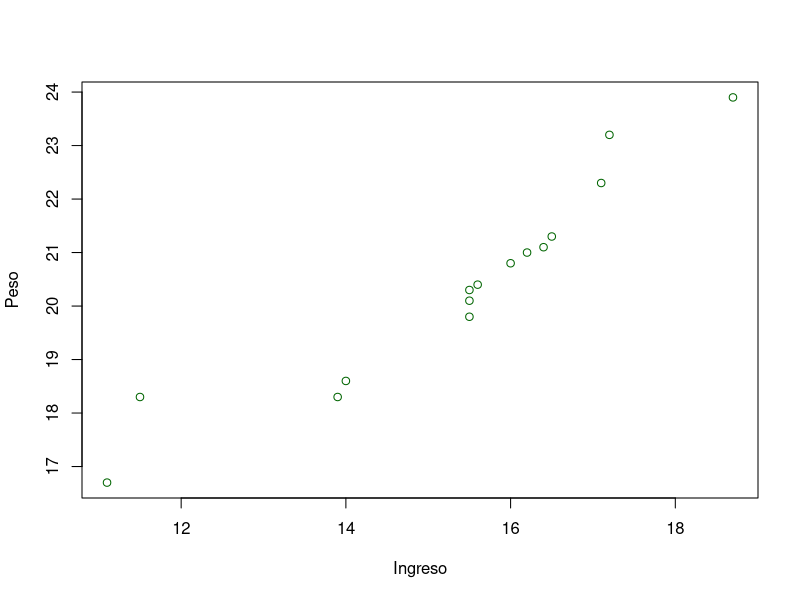
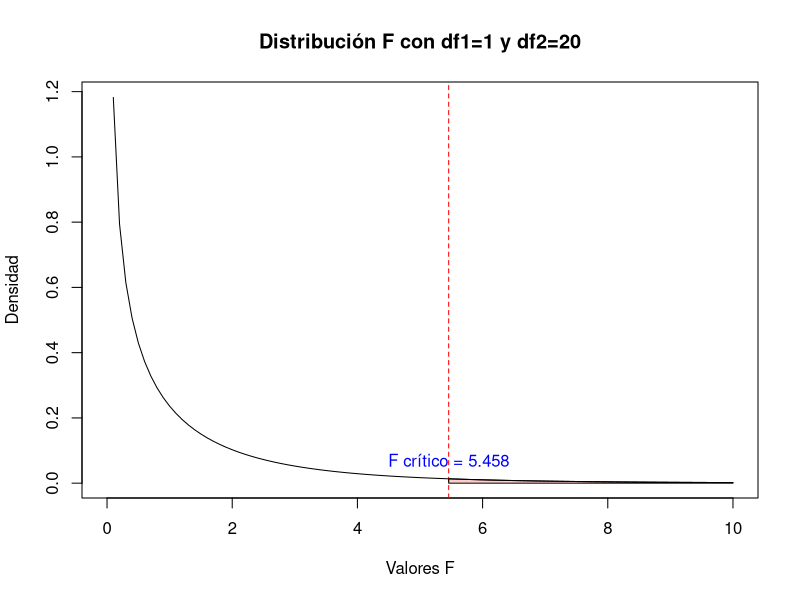

The R script that drew these images, in order:
## ---- chunk 1
knitr::opts_chunk$set(echo = TRUE)
options(scipen = 999)
## ---- chunk 2
# Datos proporcionados
Y <- c(18.3, 16.7, 21, 21.1, 23.9,
          18.6, 22.3, 20.8, 23.2, 21.3, 20.4, 20.3, 18.3, 20.1, 19.8)
X <- c(11.5, 11.1, 16.2, 16.4, 
             18.7, 14, 17.1, 16, 17.2, 16.5, 15.6, 15.5, 13.9, 15.5, 15.5)

# Creación del data frame
datos <- data.frame(X, Y)

# Visualización del data frame
print(datos)

## ---- chunk 3
plot(datos$X,datos$Y,
     col="darkgreen", xlab = "Ingreso", ylab = "Peso")
## ---- chunk 4
lm(Y~X, data = datos)
## ---- chunk 5
# Ajustar el modelo de regresión lineal simple
modelo <- lm(Y~X, data = datos)

# Realizar el análisis de varianza
anova_modelo <- anova(modelo)

# Mostrar el cuadro de ANOVA
print(anova_modelo)

# Extraer la Suma de cuadrados del Error (SCE)
SCE <- anova_modelo["Residuals", "Sum Sq"]

round(SCE, 3)
## ---- chunk 6
summary(modelo)
## ---- chunk 7
round(qf(1-0.03, 1, 20), 3)
## ---- chunk 8
# Definir los grados de libertad del numerador y denominador
df1 <- 1  # grados de libertad del numerador (para la regresión lineal simple)
df2 <- 20 # grados de libertad del denominador (n - k - 1 = 22 - 1 - 1 = 20)

# Definir el valor crítico para un nivel de significancia del 3%
alpha <- 0.03
f_critico <- qf(1 - alpha, df1, df2)

# Graficar la distribución F
curve(df(x, df1, df2), from = 0, to = 10, 
      main = "Distribución F con df1=1 y df2=20", 
      ylab = "Densidad", 
      xlab = "Valores F")

# Agregar una línea vertical en el valor crítico
abline(v = f_critico, col = "red", lty = 2)

# Resaltar el área a la derecha del valor crítico
x_vals <- seq(f_critico, 10, length.out = 100)
y_vals <- df(x_vals, df1, df2)
polygon(c(f_critico, x_vals, 10), c(0, y_vals, 0), col = rgb(1, 0, 0, 0.2))

# Agregar texto para indicar el valor crítico
text(f_critico, 0.02, labels = paste("F crítico =", round(f_critico, 3)), pos = 3.5, col = "blue")

